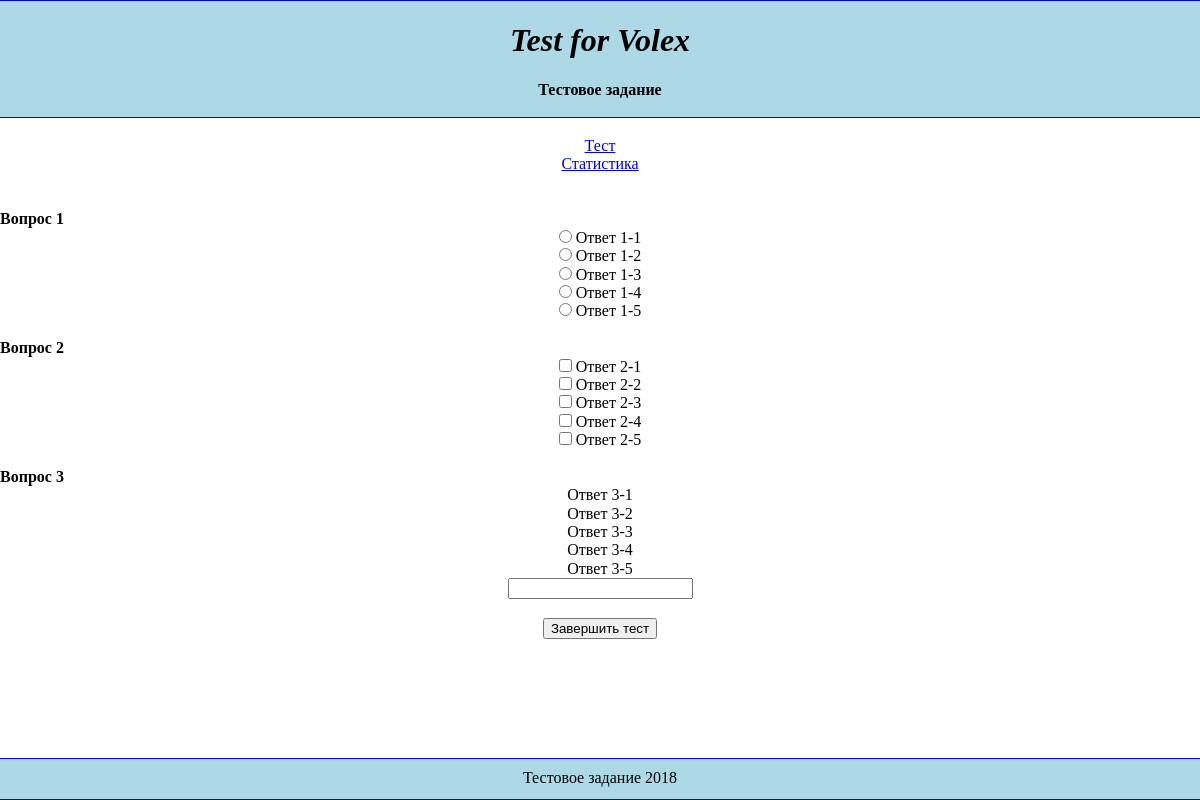
The page / on the database its author committed.
### tables this page shows
CREATE TABLE `variations` (
  `id_variations` int(11) NOT NULL,
  `questions_id` int(11) NOT NULL,
  `answer_id` int(11) NOT NULL,
  `correct` enum('true','false') NOT NULL,
  `history` int(11) NOT NULL DEFAULT '0'
);

CREATE TABLE `questions` (
  `id` int(11) NOT NULL,
  `quest` varchar(100) NOT NULL
);

CREATE TABLE `answers` (
  `id` int(11) NOT NULL,
  `answer` varchar(100) NOT NULL,
  `type` varchar(20) NOT NULL
);

### private/Base/GenerateResponse.php (called while the page is built, shortened)
<?
class GenerateResponse {
    static function generateResponse($view, $data=[]) {
        require_once "../private/Views/template_view.php";
    }
}
?>

### private/Controllers/IndexController.php (called while the page is built, shortened)
<?
class IndexController {
    private $test;
    public function __construct() {
        $this->test = new TestModel();
    }
    function indexAction() {
        $title = 'Главная';
        $view = 'index_view.php';
        GenerateResponse::generateResponse($view, [
            'title' => $title,
            'stats' => $this->test->getStats(),
            'last_id' => 0
        ]);
    }
}
?>

### public/index.php (called while the page is built, shortened)
<?
Router::run();
?>

### private/DBConnector/DB.php (called while the page is built, shortened)
<?
class DB {
    private $servername = 'localhost';
    private $db_name = 'Volex';
    private $username = 'root';
    private $pwd = '';
    function connectDB(){
        $conection = new PDO("mysql:host=$this->servername;dbname=$this->db_name", $this->username, $this->pwd);
        return $conection;
    }
    function getSQL($param=NULL, $sql, $all=false) {
        $connect = $this->connectDB();
        if(isset($param)){
            $statment = $connect->prepare($sql);
            $statment->execute($param);
            return $all ? $statment->fetchAll(PDO::FETCH_ASSOC) : $statment->fetch(PDO::FETCH_ASSOC);
        } else {
            $statment = $connect->query($sql);
            return $statment->fetchAll(PDO::FETCH_ASSOC);
        }
    }
}
?>

### private/Models/TestModel.php (called while the page is built, shortened)
<?
class TestModel {
    private $db;
    public function __construct(){
        $this->db = new DB();
    }
    function getStats(){
        $sql = "SELECT * FROM variations LEFT JOIN questions ON questions_id = id LEFT JOIN answers ON answer_id = answers.id;";
        return $this->db->getSQL(NULL, $sql);
    }
}
?>

### private/Views/index_view.php (the view)
<div>
    <form action="/add" method="post">
        <? for($i = 0; $i < count($stats); $i++):
            if(isset($stats[$i]) && $stats[$i]['questions_id'] !== $last_id): ?>
                <br>
                <strong><legend><? $last_id = $stats[$i]['questions_id']; echo $stats[$i]['quest']; ?></legend></strong>
            <? endif;?>
            <? if($stats[$i]['type'] === 'text'): ?>
                <label><? echo $stats[$i]['answer']; ?></label>
                <? if(!isset($stats[$i+1]) || $stats[$i+1]['questions_id'] !== $last_id): ?>
                    <br>
                    <input name="quest<? echo $stats[$i]['questions_id'];?>[]" type="text" required>
                <? endif;?>
            <? else: ?>
                <label><input name="quest<? echo $stats[$i]['questions_id'];?>[]" type="<? echo $stats[$i]['type']; ?>" value="<? echo $stats[$i]['answer_id']; ?>"> <? echo $stats[$i]['answer']; ?></label>
            <? endif; ?>
            <br>
        <? endfor; ?>
        <br>
        <input type="submit" value="Завершить тест">
    </form>
</div>

### private/Base/Router.php (shortened to what this page needs)
<?
class Router{
    static function run(){
        $controller = 'Index';
        $action = 'index';
        $get = "";
        $controller = ucfirst(strtolower($controller)) . 'Controller';
        $controller = 'Choper78rus\Volex\Controllers\\' . $controller;
        $action = strtolower($action) . 'Action';
        if(class_exists($controller)){
            $controller = new $controller();
        } else {
            $controller = new IndexController();
            $controller->indexAction();
        }
        if(method_exists($controller, $action)){
            $controller->$action($get);
        } else {
            $controller = new IndexController();
            $controller->indexAction();
        }
    }
}
?>

### private/Views/template_view.php (shortened to what this page needs)
<!DOCTYPE>
<html lang="ru">
    <head>
        <link rel="stylesheet" href="/static/css/style.css">
    </head>
    <body>
        <div>
            <? include 'header.php'; ?>
            <? require_once $view; ?>
            <br><br>
            <br><br>
            <? include 'footer.php'; ?>
        </div>
    </body>
</html>

### private/Views/header.php
<div class="header">
    <div>
        <h1><em>Test for Volex</em></h1>
    </div>
    <div>
        <strong>Тестовое задание</strong>
    </div>
    <br>
</div>
<br>
<div>
    <div>
        <a href="/" target="_self">Тест</a>
    </div>
    <div class="flex_nav_but">
        <a href="/stats">Статистика</a>
    </div>
</div>
<br>

### private/Views/footer.php
<div class="footer">Тестовое задание 2018</div>

### public/static/css/style.css (style rules this page uses)
body { text-align: center; position: relative; margin: 0 auto; }
.header, .footer { background: lightblue; border-top: solid 1px blue; border-bottom: solid 1px blue; }
.footer { position: absolute; padding: 10px 0; height:20px; bottom: 0; right: 0; left: 0; }

### rows shown on the page
variations: questions.quest "Вопрос 1", answer.answer "Ответ 1-1"
variations: answer.answer "Ответ 1-2"
variations: answer.answer "Ответ 1-3"
variations: answer.answer "Ответ 1-4"
variations: answer.answer "Ответ 1-5"
variations: questions.quest "Вопрос 2", answer.answer "Ответ 2-1"
variations: answer.answer "Ответ 2-2"
variations: answer.answer "Ответ 2-3"
variations: answer.answer "Ответ 2-4"
variations: answer.answer "Ответ 2-5"
variations: questions.quest "Вопрос 3", answer.answer "Ответ 3-1"
variations: answer.answer "Ответ 3-2"
variations: answer.answer "Ответ 3-3"
variations: answer.answer "Ответ 3-4"
variations: answer.answer "Ответ 3-5"
